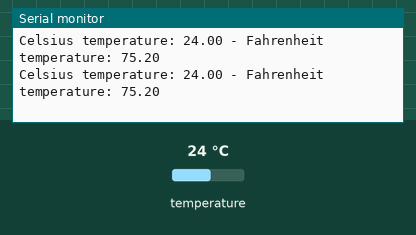
Recording of a sketch running on a simulated Arduino Uno, built with avr-gcc and run on an emulated ATmega328P. Parts: the last lines printed to the serial monitor. Inputs (shaded band) come from the test bench; at power-on: temperature 24 °C.

Above: at 1.2 s.
1.3 s: temperature set to 12 °C
At 2.6 s:
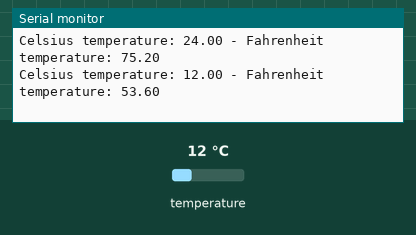
2.8 s: temperature set to 19 °C
At 3.9 s:
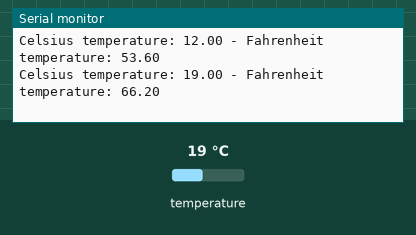
Timing chart, 0 to 5.8 s (numbered marks = the images above; inputs shaded):
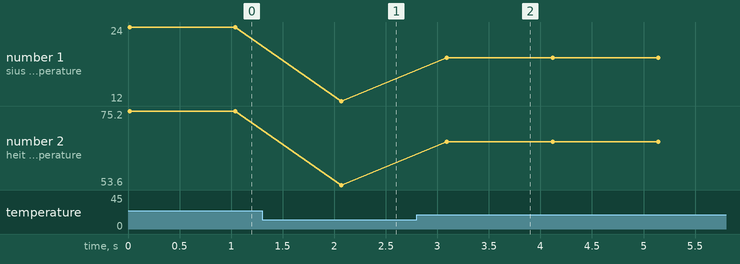

The sketch:

TempSensorTest.ino
```cpp
//Kacper Czajka
//B0012855
//Sample Code to test Temp

#include <OneWire.h>
#include <DallasTemperature.h>

// Data wire is conntec to the Arduino digital pin 4
#define ONE_WIRE_BUS 4

// Setup a oneWire instance to communicate with any OneWire devices
OneWire oneWire(ONE_WIRE_BUS);

// Pass our oneWire reference to Dallas Temperature sensor
DallasTemperature sensors(&oneWire);

void setup(void)
{
  // Start serial communication for debugging purposes
  Serial.begin(9600);
  // Start up the library
  sensors.begin();
}

void loop(void){


  Serial.print("Celsius temperature: ");

  Serial.print(sensors.getTempCByIndex(0));
  Serial.print(" - Fahrenheit temperature: ");
  Serial.println(sensors.getTempFByIndex(0));
  delay(1000);
}
```

Measured:
- after the input at 1.3 s, the serial monitor: prints a new line after 0.77 s (image 1)
- after the input at 2.8 s, the serial monitor: prints a new line after 0.29 s (image 2)
- plotted number 1: 24 → 12 after the input at 1.3 s, 12 → 19 after the input at 2.8 s
- plotted number 2: 75.2 → 53.6 after the input at 1.3 s, 53.6 → 66.2 after the input at 2.8 s
